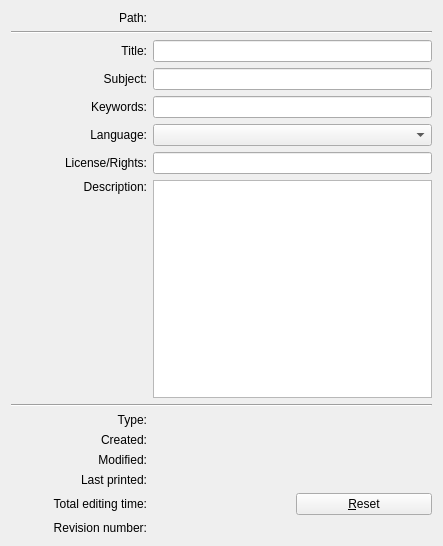
<?xml version="1.0" encoding="UTF-8"?>
<ui version="4.0">
 <class>KoDocumentInfoAboutWidget</class>
 <widget class="QWidget" name="KoDocumentInfoAboutWidget">
  <property name="geometry">
   <rect>
    <x>0</x>
    <y>0</y>
    <width>443</width>
    <height>546</height>
   </rect>
  </property>
  <layout class="QGridLayout">
   <item row="8" column="0" colspan="3">
    <widget class="Line" name="line_2">
     <property name="orientation">
      <enum>Qt::Horizontal</enum>
     </property>
    </widget>
   </item>
   <item row="11" column="1">
    <widget class="QLabel" name="lblModified">
     <property name="text">
      <string/>
     </property>
    </widget>
   </item>
   <item row="12" column="0">
    <widget class="QLabel" name="lblLastPrintedDesc">
     <property name="text">
      <string>Last printed:</string>
     </property>
     <property name="alignment">
      <set>Qt::AlignRight|Qt::AlignTrailing|Qt::AlignVCenter</set>
     </property>
    </widget>
   </item>
   <item row="10" column="1">
    <widget class="QLabel" name="lblCreated">
     <property name="text">
      <string/>
     </property>
    </widget>
   </item>
   <item row="13" column="2">
    <widget class="QPushButton" name="pbReset">
     <property name="sizePolicy">
      <sizepolicy hsizetype="Preferred" vsizetype="Fixed">
       <horstretch>0</horstretch>
       <verstretch>0</verstretch>
      </sizepolicy>
     </property>
     <property name="layoutDirection">
      <enum>Qt::RightToLeft</enum>
     </property>
     <property name="text">
      <string>&amp;Reset</string>
     </property>
    </widget>
   </item>
   <item row="11" column="0">
    <widget class="QLabel" name="lblModifiedDesc">
     <property name="text">
      <string>Modified:</string>
     </property>
     <property name="alignment">
      <set>Qt::AlignRight|Qt::AlignTrailing|Qt::AlignVCenter</set>
     </property>
    </widget>
   </item>
   <item row="13" column="1">
    <widget class="QLabel" name="lblEditing">
     <property name="text">
      <string/>
     </property>
    </widget>
   </item>
   <item row="7" column="0">
    <widget class="QLabel" name="lbCommentsDesc">
     <property name="text">
      <string>Description:</string>
     </property>
     <property name="alignment">
      <set>Qt::AlignLeading|Qt::AlignLeft|Qt::AlignRight|Qt::AlignTop|Qt::AlignTrailing</set>
     </property>
     <property name="buddy">
      <cstring>meDescription</cstring>
     </property>
    </widget>
   </item>
   <item row="14" column="0">
    <widget class="QLabel" name="lblRevisionDesc">
     <property name="text">
      <string>Revision number:</string>
     </property>
     <property name="alignment">
      <set>Qt::AlignRight|Qt::AlignTrailing|Qt::AlignVCenter</set>
     </property>
    </widget>
   </item>
   <item row="4" column="0">
    <widget class="QLabel" name="lblKeywordsDesc">
     <property name="text">
      <string>Keywords:</string>
     </property>
     <property name="alignment">
      <set>Qt::AlignRight|Qt::AlignTrailing|Qt::AlignVCenter</set>
     </property>
     <property name="buddy">
      <cstring>leKeywords</cstring>
     </property>
    </widget>
   </item>
   <item row="0" column="0">
    <widget class="QLabel" name="filePathInfoLabel">
     <property name="text">
      <string>Path:</string>
     </property>
     <property name="alignment">
      <set>Qt::AlignRight|Qt::AlignTrailing|Qt::AlignVCenter</set>
     </property>
    </widget>
   </item>
   <item row="14" column="1">
    <widget class="QLabel" name="lblRevision">
     <property name="text">
      <string/>
     </property>
    </widget>
   </item>
   <item row="0" column="1" colspan="2">
    <widget class="QLabel" name="filePathLabel">
     <property name="text">
      <string/>
     </property>
    </widget>
   </item>
   <item row="5" column="0">
    <widget class="QLabel" name="lbLanguageDesc">
     <property name="text">
      <string>Language:</string>
     </property>
     <property name="alignment">
      <set>Qt::AlignRight|Qt::AlignTrailing|Qt::AlignVCenter</set>
     </property>
    </widget>
   </item>
   <item row="3" column="0">
    <widget class="QLabel" name="lblSubjectDesc">
     <property name="text">
      <string>Subject:</string>
     </property>
     <property name="alignment">
      <set>Qt::AlignRight|Qt::AlignTrailing|Qt::AlignVCenter</set>
     </property>
     <property name="buddy">
      <cstring>leSubject</cstring>
     </property>
    </widget>
   </item>
   <item row="5" column="1" colspan="2">
    <widget class="QComboBox" name="cbLanguage"/>
   </item>
   <item row="12" column="1">
    <widget class="QLabel" name="lblLastPrinted">
     <property name="text">
      <string/>
     </property>
    </widget>
   </item>
   <item row="1" column="0" colspan="3">
    <widget class="Line" name="filePathSeparatorLine">
     <property name="orientation">
      <enum>Qt::Horizontal</enum>
     </property>
    </widget>
   </item>
   <item row="9" column="0">
    <widget class="QLabel" name="lblTypeDesc">
     <property name="text">
      <string>Type:</string>
     </property>
     <property name="alignment">
      <set>Qt::AlignRight|Qt::AlignTrailing|Qt::AlignVCenter</set>
     </property>
    </widget>
   </item>
   <item row="13" column="0">
    <widget class="QLabel" name="lblEditingDesc">
     <property name="text">
      <string>Total editing time:</string>
     </property>
     <property name="alignment">
      <set>Qt::AlignRight|Qt::AlignTrailing|Qt::AlignVCenter</set>
     </property>
     <property name="buddy">
      <cstring>pbReset</cstring>
     </property>
    </widget>
   </item>
   <item row="9" column="1">
    <widget class="QLabel" name="lblType">
     <property name="text">
      <string/>
     </property>
    </widget>
   </item>
   <item row="2" column="0">
    <widget class="QLabel" name="lblTitleDesc">
     <property name="text">
      <string comment="Document title">Title:</string>
     </property>
     <property name="alignment">
      <set>Qt::AlignRight|Qt::AlignTrailing|Qt::AlignVCenter</set>
     </property>
     <property name="buddy">
      <cstring>leTitle</cstring>
     </property>
    </widget>
   </item>
   <item row="4" column="1" colspan="2">
    <widget class="QLineEdit" name="leKeywords">
     <property name="text">
      <string/>
     </property>
    </widget>
   </item>
   <item row="10" column="0">
    <widget class="QLabel" name="lblCreatedDesc">
     <property name="text">
      <string>Created:</string>
     </property>
     <property name="alignment">
      <set>Qt::AlignRight|Qt::AlignTrailing|Qt::AlignVCenter</set>
     </property>
    </widget>
   </item>
   <item row="3" column="1" colspan="2">
    <widget class="QLineEdit" name="leSubject"/>
   </item>
   <item row="2" column="1" colspan="2">
    <widget class="QLineEdit" name="leTitle"/>
   </item>
   <item row="7" column="1" colspan="2">
    <widget class="QTextEdit" name="meDescription"/>
   </item>
   <item row="6" column="0">
    <widget class="QLabel" name="lblLicense">
     <property name="text">
      <string>License/Rights:</string>
     </property>
     <property name="alignment">
      <set>Qt::AlignRight|Qt::AlignTrailing|Qt::AlignVCenter</set>
     </property>
    </widget>
   </item>
   <item row="6" column="1" colspan="2">
    <widget class="QLineEdit" name="leLicense"/>
   </item>
  </layout>
 </widget>
 <resources/>
 <connections/>
</ui>
